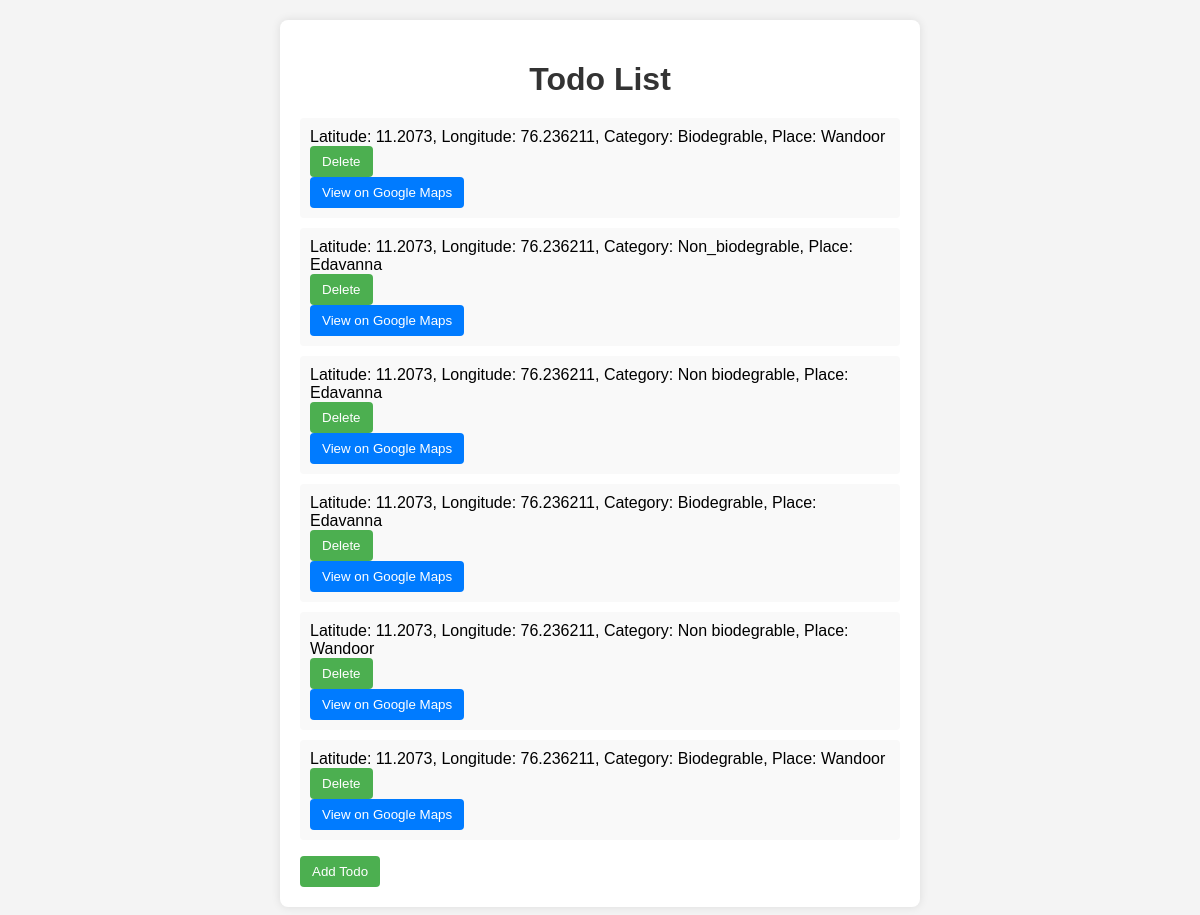
The app's page /list/ (signed in) with its own data.
### web/models.py (models this page shows, shortened)
class Todo(models.Model):
    user = models.ForeignKey(User, on_delete=models.CASCADE)
    latitude = models.FloatField()
    longitude = models.FloatField()
    category = models.CharField(max_length=100)
    place = models.CharField(max_length=100)

### web/views.py (the view)
# urls.py: path('list/', views.todo_list, name='todo_list'),
@login_required
def todo_list(request):
    todos = Todo.objects.filter(user=request.user)
    return render(request, 'todo_list.html', {'todos': todos})

### templates/todo_list.html (shortened to what this page needs)
{% load static %}
<!DOCTYPE html>
<html lang="en">
<head>
</head>
<body>
    <div class="container">
        <h1>Todo List</h1>
        <ul>
            {% for todo in todos %}
            <li>
                Latitude: {{ todo.latitude }}, Longitude: {{ todo.longitude }}, Category: {{ todo.category }}, Place: {{ todo.place }}
                <form method="post" action="{% url 'delete_todo' todo.id %}">
                    <button type="submit">Delete</button>
                </form>
                <button class="map-button" onclick="redirectToGoogleMaps('{{ todo.latitude }}', '{{ todo.longitude }}')">View on Google Maps</button>
            </li>
            {% endfor %}
        </ul>
        <a href="{% url 'add_todo' %}">
            <button>Add Todo</button>
        </a>
    </div>
</body>
</html>

### templates/todo_list.html (style rules this page uses)
body { font-family: Arial, sans-serif; margin: 0; padding: 0; background-color: #f4f4f4; }
.container { max-width: 600px; margin: 20px auto; padding: 20px; background-color: #fff; border-radius: 8px; box-shadow: 0 0 10px rgba(0, 0, 0, 0.1); }
h1 { text-align: center; margin-bottom: 20px; color: #333; }
ul { list-style-type: none; padding: 0; }
li { background-color: #f9f9f9; padding: 10px; margin-bottom: 10px; border-radius: 4px; }
button { background-color: #4caf50; color: #fff; border: none; padding: 8px 12px; cursor: pointer; border-radius: 4px; }
.map-button { background-color: #007bff; }

### records on screen
Todo: latitude "11.2073", longitude "76.236211", category "Biodegrable", place "Wandoor"
Todo: latitude "11.2073", longitude "76.236211", category "Non_biodegrable", place "Edavanna"
Todo: latitude "11.2073", longitude "76.236211", category "Non biodegrable", place "Edavanna"
Todo: latitude "11.2073", longitude "76.236211", category "Biodegrable", place "Edavanna"
Todo: latitude "11.2073", longitude "76.236211", category "Non biodegrable", place "Wandoor"
Todo: latitude "11.2073", longitude "76.236211", category "Biodegrable", place "Wandoor"
